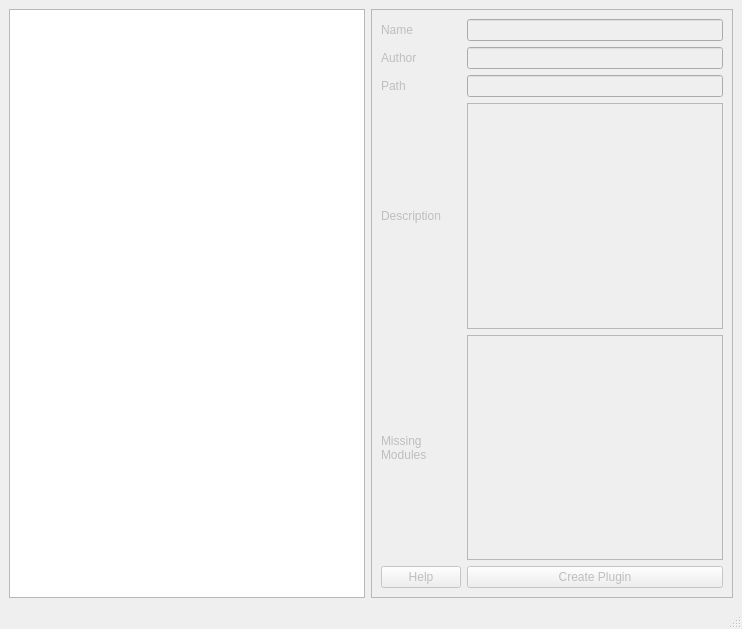
<?xml version="1.0" encoding="UTF-8"?>
<ui version="4.0">
 <class>Create</class>
 <widget class="QMainWindow" name="Create">
  <property name="geometry">
   <rect>
    <x>0</x>
    <y>0</y>
    <width>742</width>
    <height>629</height>
   </rect>
  </property>
  <property name="windowTitle">
   <string>MainWindow</string>
  </property>
  <widget class="QWidget" name="centralwidget">
   <layout class="QHBoxLayout" name="horizontalLayout_2">
    <item>
     <layout class="QHBoxLayout" name="horizontalLayout">
      <item>
       <widget class="QTreeView" name="pluginTree">
        <property name="selectionBehavior">
         <enum>QAbstractItemView::SelectItems</enum>
        </property>
        <attribute name="headerCascadingSectionResizes">
         <bool>true</bool>
        </attribute>
       </widget>
      </item>
      <item>
       <widget class="QScrollArea" name="scrollArea">
        <property name="enabled">
         <bool>false</bool>
        </property>
        <property name="widgetResizable">
         <bool>true</bool>
        </property>
        <widget class="QWidget" name="scrollAreaWidgetContents">
         <property name="geometry">
          <rect>
           <x>0</x>
           <y>0</y>
           <width>360</width>
           <height>585</height>
          </rect>
         </property>
         <layout class="QVBoxLayout" name="verticalLayout">
          <item>
           <layout class="QGridLayout" name="gridLayout">
            <item row="2" column="0">
             <widget class="QLabel" name="pathLabel">
              <property name="text">
               <string>Path</string>
              </property>
             </widget>
            </item>
            <item row="4" column="1">
             <widget class="QListWidget" name="modulesList"/>
            </item>
            <item row="4" column="0">
             <widget class="QLabel" name="modulesLabel">
              <property name="text">
               <string>Missing
Modules</string>
              </property>
             </widget>
            </item>
            <item row="3" column="0">
             <widget class="QLabel" name="descriptionLabel">
              <property name="text">
               <string>Description</string>
              </property>
             </widget>
            </item>
            <item row="2" column="1">
             <widget class="QLineEdit" name="pathEdit"/>
            </item>
            <item row="1" column="0">
             <widget class="QLabel" name="authorLabel">
              <property name="text">
               <string>Author</string>
              </property>
             </widget>
            </item>
            <item row="0" column="1">
             <widget class="QLineEdit" name="nameEdit"/>
            </item>
            <item row="3" column="1">
             <widget class="QTextEdit" name="descriptionText"/>
            </item>
            <item row="0" column="0">
             <widget class="QLabel" name="nameLabel">
              <property name="text">
               <string>Name</string>
              </property>
             </widget>
            </item>
            <item row="1" column="1">
             <widget class="QLineEdit" name="authorEdit"/>
            </item>
            <item row="5" column="1">
             <widget class="QPushButton" name="createButton">
              <property name="text">
               <string>Create Plugin</string>
              </property>
             </widget>
            </item>
            <item row="5" column="0">
             <widget class="QPushButton" name="helpButton">
              <property name="text">
               <string>Help</string>
              </property>
             </widget>
            </item>
           </layout>
          </item>
         </layout>
        </widget>
       </widget>
      </item>
     </layout>
    </item>
   </layout>
  </widget>
  <widget class="QStatusBar" name="statusbar"/>
 </widget>
 <resources/>
 <connections/>
</ui>
